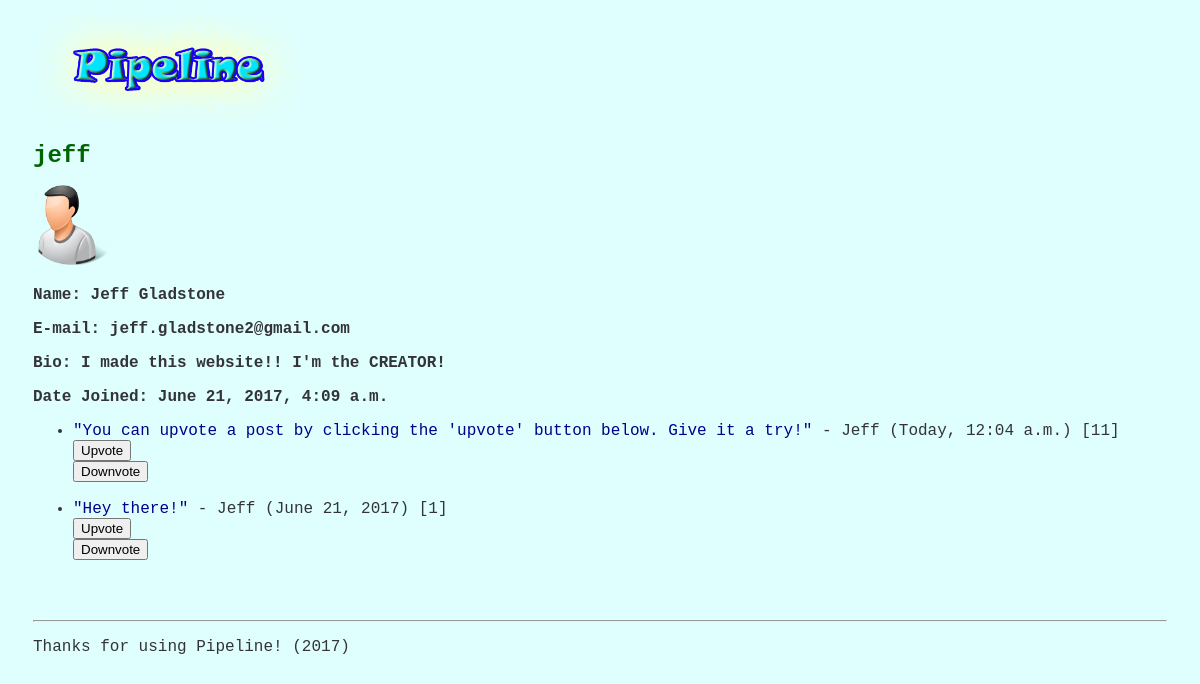
Page /profile/1/ on the committed database.
### posts/models.py (models this page shows, shortened)
class Profile(models.Model):
    user = models.OneToOneField(User, on_delete=models.CASCADE)
    bio = models.TextField(max_length=500, blank=True)
    avatar = models.TextField(max_length=100, default = 'no_avatar', blank=True)

class Post(models.Model):
    message = models.CharField(max_length=100)
    post_date = models.DateTimeField()
    user = models.ForeignKey(User, null = True, blank = True)
    votes = models.IntegerField()

### pipeline/views.py (the view)
# urls.py: url(r'^profile/(?P<user_id>\d{1,3})/$', profile),
def profile(request, user_id):
    now = datetime.datetime.now()
    users = User.objects.all()
    try:
        user_id = int(user_id)
    except ValueError:
        raise Http404()
    unsorted_posts = Post.objects.filter(user = user_id)
    recent_posts = sort_posts_recent(unsorted_posts)
    return render(request, 'profile.html', {'users': users, 'you': request.user, 'user_id': user_id, 'posts': recent_posts, 'current_date': now})

### pipeline/views.py (called while the page is built)
def sort_posts_recent(posts_data):
    post_tuples = [(single_post.post_date, single_post) for single_post in posts_data]
    sorted_posts = [item[1] for item in sorted(post_tuples, key=lambda tup: tup[0], reverse=True)]
    return sorted_posts

### templates/profile.html (shortened to what this page needs)
{% extends "base.html" %}
{% block content %}
{% load static %}
<h1>{% for user in users %}{% if user.id == user_id %}{{ user.username }}{% endif %}{% endfor %}</h1>
<h2>
    {% for user in users %}
    {% if user.id == user_id %}
        {% if user.profile.avatar == 'no_avatar' %}<img src = "{% static 'avatars/no_avatar.png' %}" alt = "No Avatar" width = "70px">
        {% elif user.profile.avatar == 'avatar1' %}<img src = "{% static 'avatars/avatar1.png' %}" alt = "Avatar 1" width = "80px">
        {% elif user.profile.avatar == 'avatar2' %}<img src = "{% static 'avatars/avatar2.png' %}" alt = "Avatar 2" width = "80px">
        {% elif user.profile.avatar == 'avatar3' %}<img src = "{% static 'avatars/avatar3.png' %}" alt = "Avatar 3" width = "80px">
        {% elif user.profile.avatar == 'avatar4' %}<img src = "{% static 'avatars/avatar4.png' %}" alt = "Avatar 4" width = "80px">
        {% elif user.profile.avatar == 'avatar5' %}<img src = "{% static 'avatars/avatar5.png' %}" alt = "Avatar 5" width = "80px">
        {% elif user.profile.avatar == 'avatar6' %}<img src = "{% static 'avatars/avatar6.png' %}" alt = "Avatar 6" width = "80px">
        {% elif user.profile.avatar == 'avatar7' %}<img src = "{% static 'avatars/avatar7.png' %}" alt = "Avatar 7" width = "80px">
        {% elif user.profile.avatar == 'avatar8' %}<img src = "{% static 'avatars/avatar8.png' %}" alt = "Avatar 8" width = "80px">
        {% elif user.profile.avatar == 'avatar9' %}<img src = "{% static 'avatars/avatar9.png' %}" alt = "Avatar 9" width = "80px">
        {% elif user.profile.avatar == 'avatar10' %}<img src = "{% static 'avatars/avatar10.png' %}" alt = "Avatar 10" width = "80px">{% endif %}
    <p>Name: {{ user.first_name | capfirst }} {{ user.last_name | capfirst }}</p>
    <p>E-mail: {{ user.email }}</p>
    {% if user.profile.bio %}<p>Bio: {{ user.profile.bio }}</p>{% endif %}
    <p>Date Joined: {{ user.date_joined }}</p>
    </h2>
    <p>
    <ul>
	{% for post in posts %}
	<li><a href = "/post/{{post.id}}/0">"{{ post.message }}"</a> - {{ post.user.username | capfirst }} {% if post.post_date.date == current_date.date %}(Today, {{ post.post_date.time }}){% else %}({{ post.post_date.date }}){% endif %} [{{ post.votes }}]</li>
<form action="/post/{{post.id}}/1" method="get">
	<input type="submit" value="Upvote">
</form>
<form action="/post/{{post.id}}/2" method="get">
	<input type="submit" value="Downvote">
</form>
{% endfor %}
</ul>
</p>
{% endif %}
{% endfor %}
{% endblock %}

### templates/base.html (style rules this page uses)
h1 { color: darkgreen; font-family: monospace; font-size: 24px; }
h2 { font-family: monospace; color: black; font-size: 17px; text-decoration: bold }
ul, p { font-family: monospace; color: #333339; font-size: 16px; }
a { font-family: monospace; color: darkblue; text-decoration: none; font-size: 16px; }
body { background-color: #DFFFFF; display: block; padding: 5px 25px; }

### rows in the picture
Post: message "You can upvote a post by clicking the 'upvote' button below. Give it a try!", user.username "Jeff", post_date.time "12:04 a.m.", votes "11"
Post: message "Hey there!", user.username "Jeff", post_date "June 21, 2017", votes "1"

### other values in the picture
{{ user.username }} "jeff"
{{ user.first_name | capfirst }} "Jeff"
{{ user.last_name | capfirst }} "Gladstone"
{{ user.email }} "jeff.gladstone2@gmail.com"
{{ user.profile.bio }} "I made this website!! I'm the CREATOR!"
{{ user.date_joined }} "June 21, 2017, 4:09 a.m."
